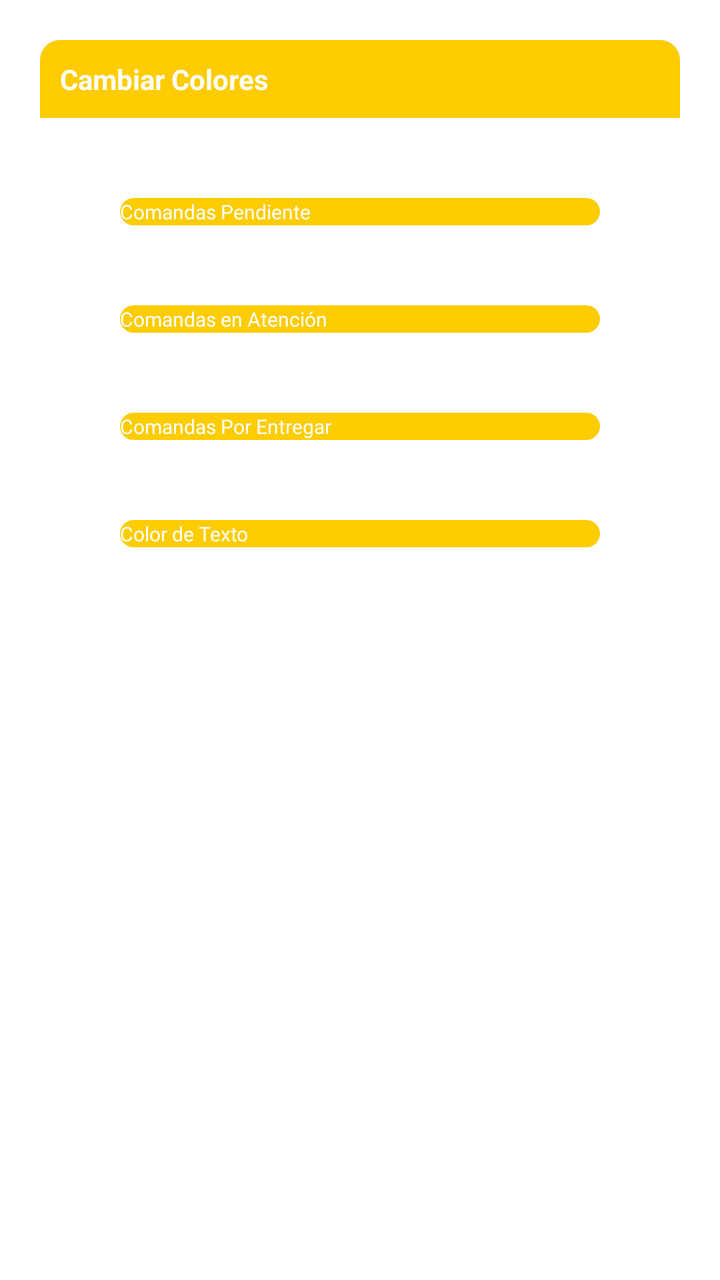
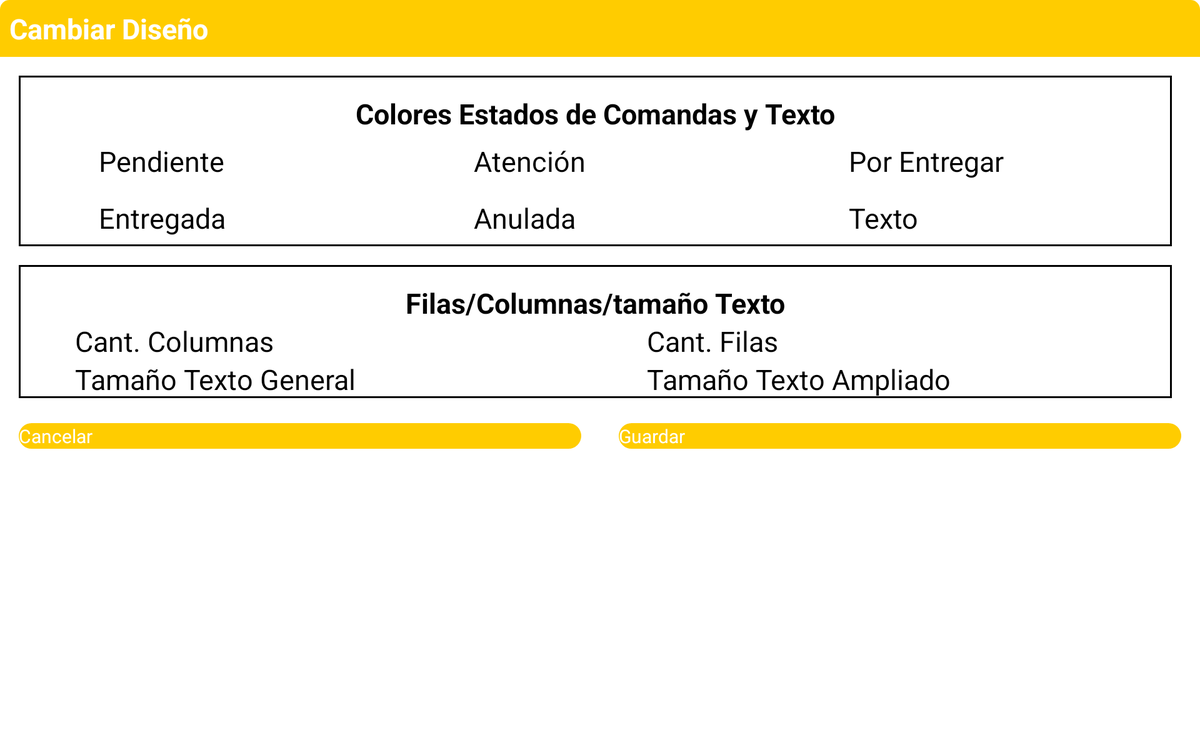

One screen, two layout resources from the same app: the default and the author's alternative for another configuration. Each is rendered where Android would select it; the XML of both is given below.
<!-- AndroidManifest.xml: application theme Theme.Responsive -->
<!-- res/layout/layout_color.xml -->
<?xml version="1.0" encoding="utf-8"?>
<androidx.constraintlayout.widget.ConstraintLayout xmlns:android="http://schemas.android.com/apk/res/android"
    xmlns:app="http://schemas.android.com/apk/res-auto"
    android:id="@+id/layoutDialogConfiguracion2"
    android:layout_width="match_parent"
    android:layout_height="wrap_content"
    android:layout_margin="20dp"
    android:padding="20dp"
    >
    <androidx.constraintlayout.widget.ConstraintLayout
        android:id="@+id/layoutDialog2"
        android:layout_width="match_parent"
        android:layout_height="wrap_content"
        android:background="@drawable/dialog_background"
        app:layout_constraintTop_toTopOf="parent"
        >

        <TextView
            android:id="@+id/textTitle"
            android:layout_width="match_parent"
            android:layout_height="wrap_content"
            android:background="@drawable/title__warning_background"
            android:padding="10dp"
            android:textColor="@color/colorWhite"
            android:textSize="14sp"
            android:textStyle="bold"
            android:text="Cambiar Colores"
            app:layout_constraintTop_toTopOf="parent"
            app:layout_constraintBottom_toTopOf="@+id/btnpendiente"
            />
        <Button
            android:id="@+id/btnpendiente"
            android:layout_width="0dp"
            android:layout_height="wrap_content"
            android:layout_marginStart="40dp"
            android:layout_marginEnd="40dp"
            android:layout_marginTop="40dp"

            android:background="@drawable/button_warning_background"
            android:textColor="@color/colorWhite"
            android:textSize="10sp"
            android:text="Comandas Pendiente"
            app:layout_constraintBottom_toTopOf="@+id/btnatencion"
            app:layout_constraintEnd_toEndOf="parent"
            app:layout_constraintStart_toStartOf="parent"
            app:layout_constraintTop_toBottomOf="@+id/textTitle" />
        <Button
            android:id="@+id/btnatencion"
            android:layout_width="0dp"
            android:layout_height="wrap_content"
            android:layout_marginStart="40dp"
            android:layout_marginEnd="40dp"
            android:layout_marginTop="40dp"

            android:background="@drawable/button_warning_background"
            android:textColor="@color/colorWhite"
            android:textSize="10sp"
            android:text="Comandas en Atención"
            app:layout_constraintBottom_toTopOf="@+id/btnentrega"
            app:layout_constraintEnd_toEndOf="parent"
            app:layout_constraintStart_toStartOf="parent"
            app:layout_constraintTop_toBottomOf="@+id/btnpendiente" />
        <Button
            android:id="@+id/btnentrega"
            android:layout_width="0dp"
            android:layout_height="wrap_content"
            android:layout_marginStart="40dp"
            android:layout_marginEnd="40dp"
            android:layout_marginTop="40dp"


            android:background="@drawable/button_warning_background"
            android:textColor="@color/colorWhite"
            android:textSize="10sp"
            android:text="Comandas Por Entregar"
            app:layout_constraintBottom_toTopOf="@+id/btncolortexto"
            app:layout_constraintEnd_toEndOf="parent"
            app:layout_constraintStart_toStartOf="parent"
            app:layout_constraintTop_toBottomOf="@+id/btnatencion" />
        <Button
            android:id="@+id/btncolortexto"
            android:layout_width="0dp"
            android:layout_height="wrap_content"
            android:layout_marginStart="40dp"
            android:layout_marginEnd="40dp"
            android:layout_marginTop="40dp"
            android:layout_marginBottom="40dp"

            android:background="@drawable/button_warning_background"
            android:textColor="@color/colorWhite"
            android:textSize="10sp"
            android:text="Color de Texto"
            app:layout_constraintBottom_toBottomOf="parent"
            app:layout_constraintEnd_toEndOf="parent"
            app:layout_constraintStart_toStartOf="parent"
            app:layout_constraintTop_toBottomOf="@+id/btnentrega" />
    </androidx.constraintlayout.widget.ConstraintLayout>
</androidx.constraintlayout.widget.ConstraintLayout>
<!-- resources referenced by this layout -->
<resources>
  <color name="colorWhite">#FFFFFFFF</color>
  <!-- drawable button_warning_background (drawable) -->
  <?xml version="1.0" encoding="utf-8"?>
  <shape xmlns:android="http://schemas.android.com/apk/res/android"
      android:shape="rectangle">
  <solid android:color="@color/colorWarning"/>
      <corners android:radius="20dp"/>
  </shape>
  <!-- drawable dialog_background (drawable) -->
  <?xml version="1.0" encoding="utf-8"?>
  <shape xmlns:android="http://schemas.android.com/apk/res/android"
      android:shape="rectangle">
  <solid android:color="@color/colorWhite"/>
      <corners android:radius="10dp"/>
  </shape>
  <!-- drawable title__warning_background (drawable) -->
  <?xml version="1.0" encoding="utf-8"?>
  <shape  xmlns:android="http://schemas.android.com/apk/res/android"
      android:shape="rectangle">
      <solid android:color="@color/colorWarning"></solid>
      <corners android:topLeftRadius="10dp"
          android:topRightRadius="10dp"/>
  </shape>
  <color name="colorWarning">#FFCC00</color>
</resources>
<!-- res/layout-w1240dp/layout_color.xml (the author's variant of the layout above) -->
<!-- drawn on a large tablet held sideways -->
<?xml version="1.0" encoding="utf-8"?>
<androidx.constraintlayout.widget.ConstraintLayout xmlns:android="http://schemas.android.com/apk/res/android"
    xmlns:app="http://schemas.android.com/apk/res-auto"
    android:id="@+id/layoutDialogConfiguracion2"
    android:layout_width="match_parent"
    android:layout_height="wrap_content"
>

    <androidx.constraintlayout.widget.ConstraintLayout
        android:id="@+id/layoutDialog2"
        android:layout_width="match_parent"
        android:layout_height="wrap_content"
        android:background="@drawable/dialog_background"
        app:layout_constraintTop_toTopOf="parent">

        <TextView
            android:id="@+id/textTitle_layout_color"
            android:layout_width="match_parent"
            android:layout_height="wrap_content"
            android:background="@drawable/title__warning_background"
            android:padding="10dp"
            android:textColor="@color/colorWhite"
            android:textSize="30sp"
            android:textStyle="bold"
            android:text="Cambiar Diseño"
            app:layout_constraintTop_toTopOf="parent"
            app:layout_constraintBottom_toTopOf="@+id/contenedorprimerafila"
            />


        <androidx.constraintlayout.widget.ConstraintLayout
            android:id="@+id/contenedorprimerafila"
            android:layout_width="match_parent"
            android:layout_height="match_parent"
            android:layout_marginStart="20dp"
            android:layout_marginTop="20dp"
            android:layout_marginEnd="20dp"
            android:layout_marginBottom="40dp"
            app:layout_constraintBottom_toTopOf="@+id/contenedorsegundafila"
            app:layout_constraintTop_toBottomOf="@+id/textTitle_layout_color">

            <LinearLayout
                android:id="@+id/Layoutcolores"
                android:layout_width="0dp"
                android:layout_height="match_parent"
                android:layout_marginEnd="10dp"
                android:background="@drawable/custom_border"
                android:orientation="vertical"
                app:layout_constraintBottom_toBottomOf="parent"
                app:layout_constraintEnd_toEndOf="parent"
                app:layout_constraintStart_toStartOf="parent"
                app:layout_constraintTop_toTopOf="parent">

                <TextView
                    android:layout_width="match_parent"
                    android:layout_height="wrap_content"
                    android:layout_marginTop="20dp"
                    android:text="Colores Estados de Comandas y Texto"
                    android:textAlignment="center"
                    android:textSize="30dp"
                    android:textStyle="bold">
                </TextView>
                <LinearLayout
                    android:layout_width="match_parent"
                    android:layout_height="match_parent"
                    android:orientation="vertical">
                    <LinearLayout
                        android:layout_width="match_parent"
                        android:layout_height="wrap_content"
                        android:layout_marginStart="10dp"
                        android:orientation="horizontal"
                        android:padding="10dp">
                        <TextView
                            android:id="@+id/tvcolorpendiente"
                            android:layout_width="50dp"
                            android:layout_height="wrap_content"
                            android:textSize="30sp"
                            android:background="#ffffffff"/>
                        <TextView
                            android:id="@+id/tvcolorpendientetext"
                            android:layout_width="wrap_content"
                            android:layout_height="wrap_content"
                            android:layout_weight="1"
                            android:ems="10"
                            android:text="Pendiente"
                            android:textSize="30sp"
                            android:paddingStart="15dp"/>
                        <TextView
                            android:id="@+id/tvcoloratencion"
                            android:layout_width="50dp"
                            android:layout_height="wrap_content"
                            android:textSize="30sp"
                            android:background="#ffffffff"/>
                        <TextView
                            android:id="@+id/tvcoloratenciontext"
                            android:layout_width="wrap_content"
                            android:layout_height="wrap_content"
                            android:layout_weight="1"
                            android:ems="10"
                            android:text="Atención"
                            android:textSize="30sp"
                            android:paddingStart="15dp"/>
                        <TextView
                            android:id="@+id/tvcolorporentregar"
                            android:layout_width="50dp"
                            android:layout_height="wrap_content"
                            android:textSize="30sp"
                            android:background="#ffffffff"/>
                        <TextView
                            android:id="@+id/tvcolorporentregartexto"
                            android:layout_width="wrap_content"
                            android:layout_height="wrap_content"
                            android:layout_weight="1"
                            android:ems="10"
                            android:text="Por Entregar"
                            android:textSize="30sp"
                            android:paddingStart="15dp"/>
                    </LinearLayout>
                    <LinearLayout
                        android:layout_width="match_parent"
                        android:layout_height="wrap_content"
                        android:layout_marginStart="10dp"
                        android:orientation="horizontal"
                        android:padding="10dp">

                        <TextView
                            android:id="@+id/tvcolorentregada"
                            android:layout_width="50dp"
                            android:layout_height="wrap_content"
                            android:textSize="30sp"
                            android:background="#ffffffff"/>
                        <TextView
                            android:id="@+id/tvcolorentregadatext"
                            android:layout_width="wrap_content"
                            android:layout_height="wrap_content"
                            android:layout_weight="1"
                            android:ems="10"
                            android:text="Entregada"
                            android:textSize="30sp"
                            android:paddingStart="15dp"/>
                        <TextView
                            android:id="@+id/tvcoloranulada"
                            android:layout_width="50dp"
                            android:layout_height="wrap_content"
                            android:textSize="30sp"
                            android:background="#ffffffff"/>
                        <TextView
                            android:id="@+id/tvcoloranuladatext"
                            android:layout_width="wrap_content"
                            android:layout_height="wrap_content"
                            android:layout_weight="1"
                            android:ems="10"
                            android:text="Anulada"
                            android:textSize="30sp"
                            android:paddingStart="15dp"/>
                        <TextView
                            android:id="@+id/tvcolortexto"
                            android:layout_width="50dp"
                            android:layout_height="wrap_content"
                            android:textSize="30sp"
                            android:background="#ffffffff"/>
                        <TextView
                            android:id="@+id/tvcolortextotext"
                            android:layout_width="wrap_content"
                            android:layout_height="wrap_content"
                            android:layout_weight="1"
                            android:ems="10"
                            android:text="Texto"
                            android:textSize="30sp"
                            android:paddingStart="15dp"/>
                    </LinearLayout>
                </LinearLayout>
            </LinearLayout>
        </androidx.constraintlayout.widget.ConstraintLayout>
        <androidx.constraintlayout.widget.ConstraintLayout
            android:id="@+id/contenedorsegundafila"
            android:layout_width="match_parent"
            android:layout_height="match_parent"
            android:layout_marginStart="20dp"
            android:layout_marginTop="20dp"
            android:layout_marginEnd="20dp"
            android:layout_marginBottom="40dp"
            app:layout_constraintTop_toBottomOf="@+id/contenedorprimerafila">

            <LinearLayout
                android:id="@+id/Layoutorigen"
                android:layout_width="0dp"
                android:layout_height="match_parent"
                android:layout_marginEnd="10dp"
                android:background="@drawable/custom_border"
                android:orientation="vertical"
                app:layout_constraintBottom_toBottomOf="parent"
                app:layout_constraintEnd_toEndOf="parent"
                app:layout_constraintStart_toStartOf="parent"
                app:layout_constraintTop_toTopOf="parent">

                <TextView
                    android:layout_width="match_parent"
                    android:layout_height="wrap_content"
                    android:layout_marginTop="20dp"
                    android:text="Filas/Columnas/tamaño Texto"
                    android:textAlignment="center"
                    android:textSize="30dp"
                    android:textStyle="bold"></TextView>

                <LinearLayout
                    android:layout_width="match_parent"
                    android:layout_height="match_parent"
                    android:orientation="vertical">

                    <LinearLayout
                        android:layout_width="match_parent"
                        android:layout_height="wrap_content"
                        android:layout_marginStart="10dp"
                        android:orientation="horizontal">

                        <EditText
                            android:id="@+id/edtcolumnas"
                            android:layout_width="50dp"
                            android:layout_height="wrap_content"
                            android:inputType="number"
                            android:textSize="30sp" />

                        <TextView
                            android:id="@+id/tvcolumnas"
                            android:layout_width="wrap_content"
                            android:layout_height="wrap_content"
                            android:layout_weight="1"
                            android:ems="10"
                            android:text="Cant. Columnas"
                            android:textSize="30sp" />

                        <EditText
                            android:id="@+id/edtfilas"
                            android:layout_width="50dp"
                            android:layout_height="wrap_content"
                            android:inputType="number"
                            android:textSize="30sp" />

                        <TextView
                            android:id="@+id/tvfilas"
                            android:layout_width="wrap_content"
                            android:layout_height="wrap_content"
                            android:layout_weight="1"
                            android:ems="10"
                            android:text="Cant. Filas"
                            android:textSize="30sp" />


                    </LinearLayout>

                    <LinearLayout
                        android:layout_width="match_parent"
                        android:layout_height="wrap_content"
                        android:layout_marginStart="10dp"
                        android:orientation="horizontal">

                        <EditText
                            android:id="@+id/edtttexto"
                            android:layout_width="50dp"
                            android:layout_height="wrap_content"
                            android:inputType="number"
                            android:textSize="30sp" />

                        <TextView
                            android:id="@+id/tvttexto"
                            android:layout_width="wrap_content"
                            android:layout_height="wrap_content"
                            android:layout_weight="1"
                            android:ems="10"
                            android:text="Tamaño Texto General"
                            android:textSize="30sp" />

                        <EditText
                            android:id="@+id/edtttextoampli"
                            android:layout_width="50dp"
                            android:layout_height="wrap_content"
                            android:inputType="number"
                            android:textSize="30sp" />

                        <TextView
                            android:id="@+id/tvttextoampli"
                            android:layout_width="wrap_content"
                            android:layout_height="wrap_content"
                            android:layout_weight="1"
                            android:ems="10"
                            android:text="Tamaño Texto Ampliado"
                            android:textSize="30sp" />
                    </LinearLayout>
                </LinearLayout>

            </LinearLayout>

        </androidx.constraintlayout.widget.ConstraintLayout>


    </androidx.constraintlayout.widget.ConstraintLayout>

    <Button
        android:id="@+id/buttonNodiseno"
        android:layout_width="0dp"
        android:layout_height="wrap_content"
        android:layout_margin="20dp"
        android:layout_marginStart="40dp"
        android:layout_marginEnd="10dp"
        android:background="@drawable/button_warning_background"
        android:text="Cancelar"
        android:textColor="@color/colorWhite"
        android:textSize="20sp"
        app:layout_constraintBottom_toBottomOf="@+id/layoutDialog2"
        app:layout_constraintEnd_toStartOf="@+id/buttonYesdiseno"
        app:layout_constraintStart_toStartOf="parent"
        app:layout_constraintTop_toBottomOf="@+id/layoutDialog2" />

    <Button
        android:id="@+id/buttonYesdiseno"
        android:layout_width="0dp"
        android:layout_height="wrap_content"
        android:layout_margin="20dp"
        android:layout_marginStart="10dp"
        android:layout_marginEnd="40dp"
        android:background="@drawable/button_warning_background"
        android:text="Guardar"
        android:textColor="@color/colorWhite"
        android:textSize="20sp"
        app:layout_constraintBottom_toBottomOf="@+id/layoutDialog2"
        app:layout_constraintEnd_toEndOf="parent"
        app:layout_constraintStart_toEndOf="@+id/buttonNodiseno"
        app:layout_constraintTop_toBottomOf="@+id/layoutDialog2" />
</androidx.constraintlayout.widget.ConstraintLayout>
<!-- resources referenced by the variant -->
<!-- as a large tablet held sideways resolves them -->
<resources>
  <color name="colorWhite">#FFFFFFFF</color>
  <!-- drawable button_warning_background (drawable) -->
  <?xml version="1.0" encoding="utf-8"?>
  <shape xmlns:android="http://schemas.android.com/apk/res/android"
      android:shape="rectangle">
  <solid android:color="@color/colorWarning"/>
      <corners android:radius="20dp"/>
  </shape>
  <!-- drawable custom_border (drawable) -->
  <layer-list xmlns:android="http://schemas.android.com/apk/res/android">
      <item
          >
          <shape android:shape="rectangle">
              
              <stroke
                  android:width="2dp"
                  android:color="@color/black" /> 
          </shape>
      </item>
  </layer-list>
  <!-- drawable dialog_background (drawable) -->
  <?xml version="1.0" encoding="utf-8"?>
  <shape xmlns:android="http://schemas.android.com/apk/res/android"
      android:shape="rectangle">
  <solid android:color="@color/colorWhite"/>
      <corners android:radius="10dp"/>
  </shape>
  <!-- drawable title__warning_background (drawable) -->
  <?xml version="1.0" encoding="utf-8"?>
  <shape  xmlns:android="http://schemas.android.com/apk/res/android"
      android:shape="rectangle">
      <solid android:color="@color/colorWarning"></solid>
      <corners android:topLeftRadius="10dp"
          android:topRightRadius="10dp"/>
  </shape>
  <color name="colorWarning">#FFCC00</color>
  <color name="black">#FF000000</color>
</resources>
